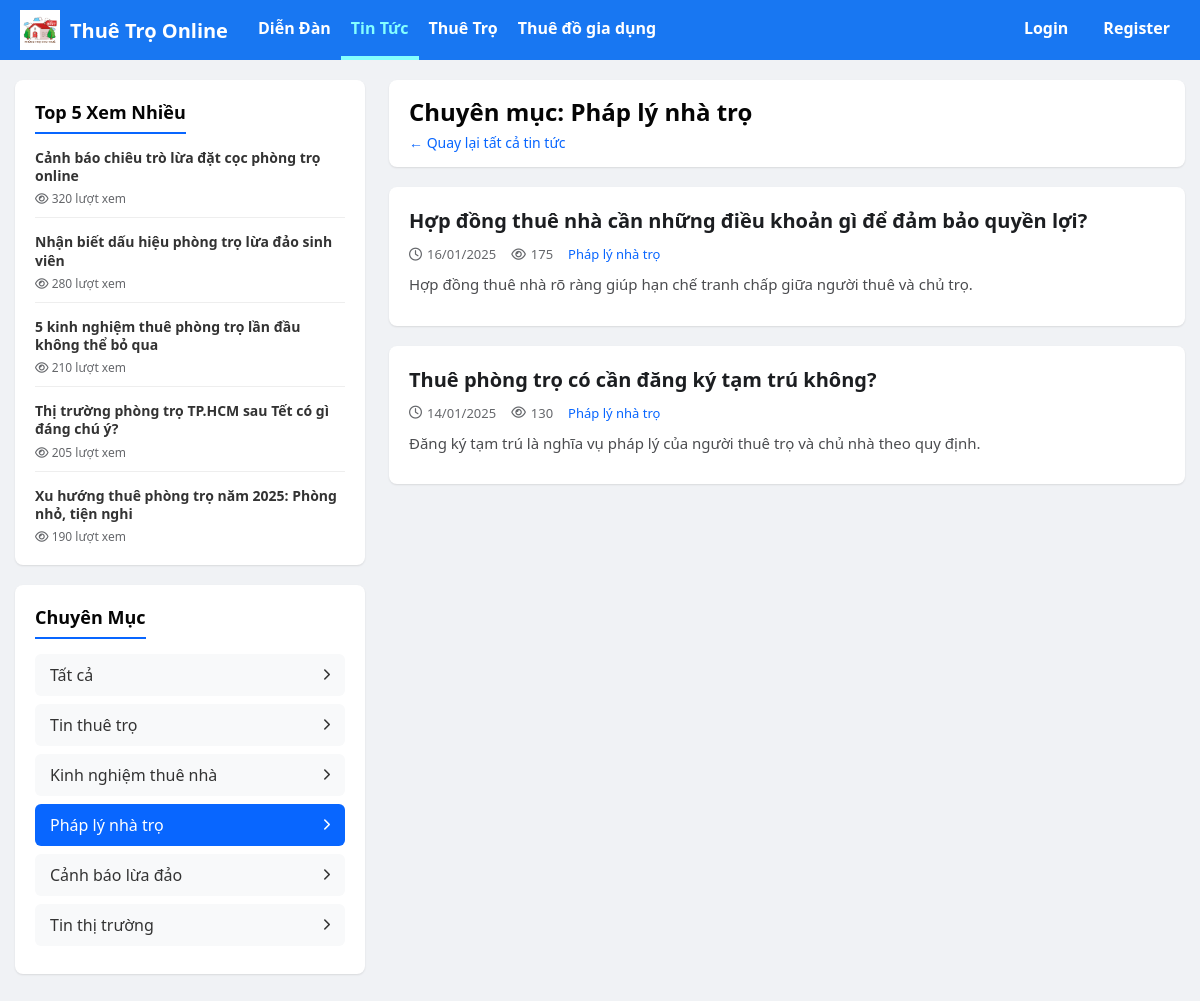
Page /news.php?category=Pháp+lý+nhà+trọ on the committed database.
### tables this page shows
CREATE TABLE news (
    id INT AUTO_INCREMENT PRIMARY KEY,
    title VARCHAR(255) NOT NULL COMMENT 'Tiêu đề tin',
    slug VARCHAR(255) NOT NULL UNIQUE COMMENT 'Slug SEO',
    image_url VARCHAR(255) DEFAULT NULL COMMENT 'Ảnh đại diện tin',
    category VARCHAR(100) NOT NULL COMMENT 'Thể loại tin tức',
    summary TEXT COMMENT 'Mô tả ngắn',
    content LONGTEXT NOT NULL COMMENT 'Nội dung chi tiết',
    views INT DEFAULT 0 COMMENT 'Lượt xem',
    created_at DATETIME DEFAULT CURRENT_TIMESTAMP COMMENT 'Ngày đăng',
    INDEX idx_category (category),
    INDEX idx_views (views)
);

### public/news.php (the view, shortened to what this page needs)
<?php
require_once __DIR__ . '/../config/db.php';
try {
    $stmtTop = $pdo->query("SELECT * FROM news ORDER BY views DESC LIMIT 5");
    $topNews = $stmtTop->fetchAll();
} catch (PDOException $e) {
    $topNews = [];
}
$category = isset($_GET['category']) ? $_GET['category'] : null;
$newsList = [];
try {
    $page = isset($_GET['page']) ? (int)$_GET['page'] : 1;
    $limit = 10;
    $offset = ($page - 1) * $limit;
    if ($category) {
        $stmtList = $pdo->prepare("SELECT * FROM news WHERE category = :category ORDER BY created_at DESC LIMIT :limit OFFSET :offset");
        $stmtList->bindParam(':limit', $limit, PDO::PARAM_INT);
        $stmtList->bindParam(':offset', $offset, PDO::PARAM_INT);
        $stmtList->bindParam(':category', $category);
        $stmtList->execute();
    } else {
        $stmtList = $pdo->prepare("SELECT * FROM news ORDER BY created_at DESC LIMIT :limit OFFSET :offset");
        $stmtList->bindParam(':limit', $limit, PDO::PARAM_INT);
        $stmtList->bindParam(':offset', $offset, PDO::PARAM_INT);
        $stmtList->execute();
    }
    $newsList = $stmtList->fetchAll();
} catch (PDOException $e) {
    $newsList = [];
}
$categories = [
    'Tin thuê trọ',
    'Kinh nghiệm thuê nhà',
    'Pháp lý nhà trọ',
    'Cảnh báo lừa đảo',
    'Tin thị trường'
];
?>
<!doctype html>
<html lang="vi">
<head>
    <link rel="stylesheet" href="/assets/css/style.css">
    <link rel="stylesheet" href="https://cdnjs.cloudflare.com/ajax/libs/font-awesome/6.4.0/css/all.min.css">
</head>
<body>
<?php include __DIR__ . '/includes/header.php'; ?>
<div class="container">
    <aside>
        <div class="sidebar-card">
            <div class="sidebar-title">Top 5 Xem Nhiều</div>
            <div class="top-news-list">
                <?php if (count($topNews) > 0): ?>
                    <?php foreach ($topNews as $item): ?>
                        <a href="/news-detail.php?id=<?= $item['id'] ?>" class="top-news-item">
                            <div class="top-news-info">
                                <h4><?= htmlspecialchars($item['title']) ?></h4>
                                <div class="top-news-views"><i class="fa-regular fa-eye"></i> <?= number_format($item['views']) ?> lượt xem</div>
                            </div>
                        </a>
                    <?php endforeach; ?>
                <?php else: ?>
                    <p>Chưa có tin tức nào.</p>
                <?php endif; ?>
            </div>
        </div>
        <div class="sidebar-card">
            <div class="sidebar-title">Chuyên Mục</div>
            <ul class="category-list">
                <li class="category-item">
                    <a href="/news.php" class="category-link <?= !$category ? 'active' : '' ?>">
                        Tất cả <i class="fa-solid fa-chevron-right"></i>
                    </a>
                </li>
                <?php foreach ($categories as $cat): ?>
                    <li class="category-item">
                        <a href="/news.php?category=<?= urlencode($cat) ?>" class="category-link <?= $category === $cat ? 'active' : '' ?>">
                            <?= htmlspecialchars($cat) ?> <i class="fa-solid fa-chevron-right"></i>
                        </a>
                    </li>
                <?php endforeach; ?>
            </ul>
        </div>
    </aside>
    <main>
        <div class="news-header">
            <?php if ($category): ?>
                <h1>Chuyên mục: <?= htmlspecialchars($category) ?></h1>
                <a href="/news.php" style="font-size: 14px; text-decoration: none; color: var(--primary-color); margin-top: 5px; display:block;">&larr; Quay lại tất cả tin tức</a>
            <?php else: ?>
                <h1>Tin Tức Mới Nhất</h1>
            <?php endif; ?>
        </div>
        <div class="news-list">
            <?php if (count($newsList) > 0): ?>
                <?php foreach ($newsList as $news): ?>
                    <article class="news-item">
                        <div class="news-content">
                            <h2 class="news-title">
                                <a href="/news-detail.php?id=<?= $news['id'] ?>"><?= htmlspecialchars($news['title']) ?></a>
                            </h2>
                            <div class="news-meta">
                                <span><i class="fa-regular fa-clock"></i> <?= date('d/m/Y', strtotime($news['created_at'])) ?></span>
                                <span><i class="fa-regular fa-eye"></i> <?= number_format($news['views']) ?></span>
                                <span style="color: var(--primary-color); font-weight: 500;"><?= htmlspecialchars($news['category']) ?></span>
                            </div>
                            <div class="news-summary">
                                <?= htmlspecialchars($news['summary']) ?>
                            </div>
                        </div>
                    </article>
                <?php endforeach; ?>
            <?php endif; ?>
        </div>
    </main>
</div>
<?php if (file_exists(__DIR__ . '/includes/footer.php')) include __DIR__ . '/includes/footer.php'; ?>
</body>
</html>

### public/assets/css/style.css (style rules this page uses)
body { font-family: Arial, sans-serif; margin: 16px; }

### public/news.php (style rules this page uses)
:root { --bg-color: #f0f2f5; --card-bg: #ffffff; --primary-color: #0866ff; --text-color: #050505; --secondary-text: #65676b; --divider: #ced0d4; }
body { font-family: 'Segoe UI', Helvetica, Arial, sans-serif; background-color: var(--bg-color); margin: 0; padding: 0; color: var(--text-color); }
.container { max-width: 1200px; margin: 20px auto; padding: 0 15px; display: grid; grid-template-columns: 350px 1fr; gap: 24px; }
aside { position: sticky; top: 20px; height: fit-content; }
.sidebar-card { background: var(--card-bg); border-radius: 8px; box-shadow: 0 1px 2px rgba(0, 0, 0, 0.1); padding: 20px; margin-bottom: 20px; }
.sidebar-title { font-size: 18px; font-weight: 700; margin-bottom: 15px; border-bottom: 2px solid var(--primary-color); padding-bottom: 8px; display: inline-block; }
.top-news-item { display: block; margin-bottom: 15px; border-bottom: 1px solid #eee; padding-bottom: 10px; text-decoration: none; color: inherit; }
.top-news-item:last-child { border-bottom: none; margin-bottom: 0; padding-bottom: 0; }
.top-news-info h4 { margin: 0 0 5px 0; font-size: 14px; font-weight: 600; line-height: 1.3; color: #333; }
.top-news-views { font-size: 12px; color: var(--secondary-text); }
.category-list { list-style: none; padding: 0; margin: 0; }
.category-item { margin-bottom: 8px; }
.category-link { display: block; padding: 10px 15px; background: #f8f9fa; border-radius: 6px; text-decoration: none; color: #333; font-weight: 500; transition: all 0.2s; display: flex; justify-content: space-between; align-items: center; }
.category-link:hover, .category-link.active { background: var(--primary-color); color: white; }
.category-link i { font-size: 12px; }
.news-header { background: white; padding: 15px 20px; border-radius: 8px; margin-bottom: 20px; box-shadow: 0 1px 2px rgba(0,0,0,0.1); }
.news-header h1 { margin: 0; font-size: 24px; }
.news-item { background: var(--card-bg); border-radius: 8px; box-shadow: 0 1px 2px rgba(0, 0, 0, 0.1); padding: 20px; margin-bottom: 20px; transition: transform 0.2s; }
.news-content { display: flex; flex-direction: column; }
.news-title { font-size: 20px; font-weight: 700; margin: 0 0 10px 0; line-height: 1.4; }
.news-title a { text-decoration: none; color: #1c1e21; }
.news-meta { font-size: 13px; color: var(--secondary-text); margin-bottom: 10px; display: flex; align-items: center; gap: 15px; }
.news-meta span { display: flex; align-items: center; gap: 5px; }
.news-summary { font-size: 15px; color: #4b4c4f; line-height: 1.5; margin-bottom: 10px; }

### rows in the picture
news: title "Cảnh báo chiêu trò lừa đặt cọc phòng trọ online", views "320"
news: title "Nhận biết dấu hiệu phòng trọ lừa đảo sinh viên", views "280"
news: title "5 kinh nghiệm thuê phòng trọ lần đầu không thể bỏ qua", views "210"
news: title "Thị trường phòng trọ TP.HCM sau Tết có gì đáng chú ý?", views "205"
news: title "Xu hướng thuê phòng trọ năm 2025: Phòng nhỏ, tiện nghi", views "190"
news: title "Hợp đồng thuê nhà cần những điều khoản gì để đảm bảo quyền lợi?", created_at "16/01/2025", views "175", category "Pháp lý nhà trọ", summary "Hợp đồng thuê nhà rõ ràng giúp hạn chế tranh chấp giữa người thuê và chủ trọ."
news: title "Thuê phòng trọ có cần đăng ký tạm trú không?", created_at "14/01/2025", views "130", category "Pháp lý nhà trọ", summary "Đăng ký tạm trú là nghĩa vụ pháp lý của người thuê trọ và chủ nhà theo quy định."

### other values in the picture
$cat "Tin thuê trọ"
$cat "Kinh nghiệm thuê nhà"
$cat "Pháp lý nhà trọ"
$cat "Cảnh báo lừa đảo"
$cat "Tin thị trường"
$category "Pháp lý nhà trọ"
